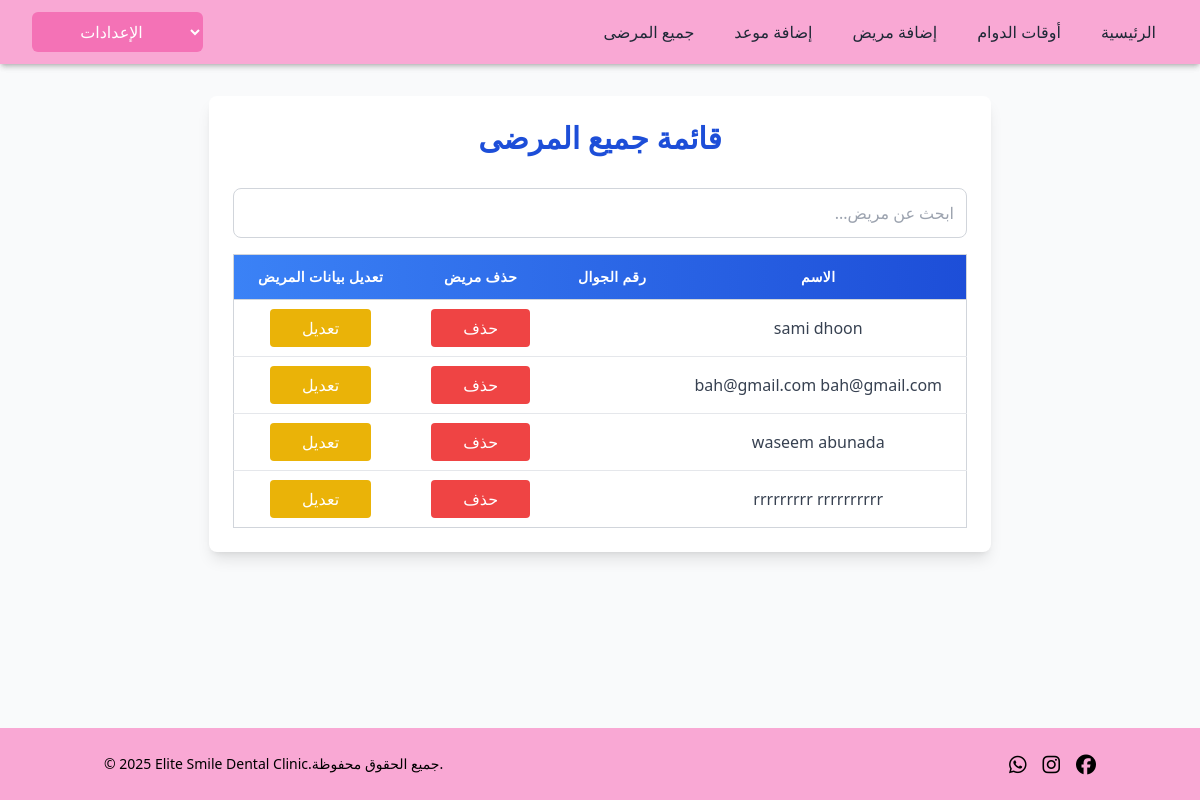
Before: /doctor/all_patients with the older database file.
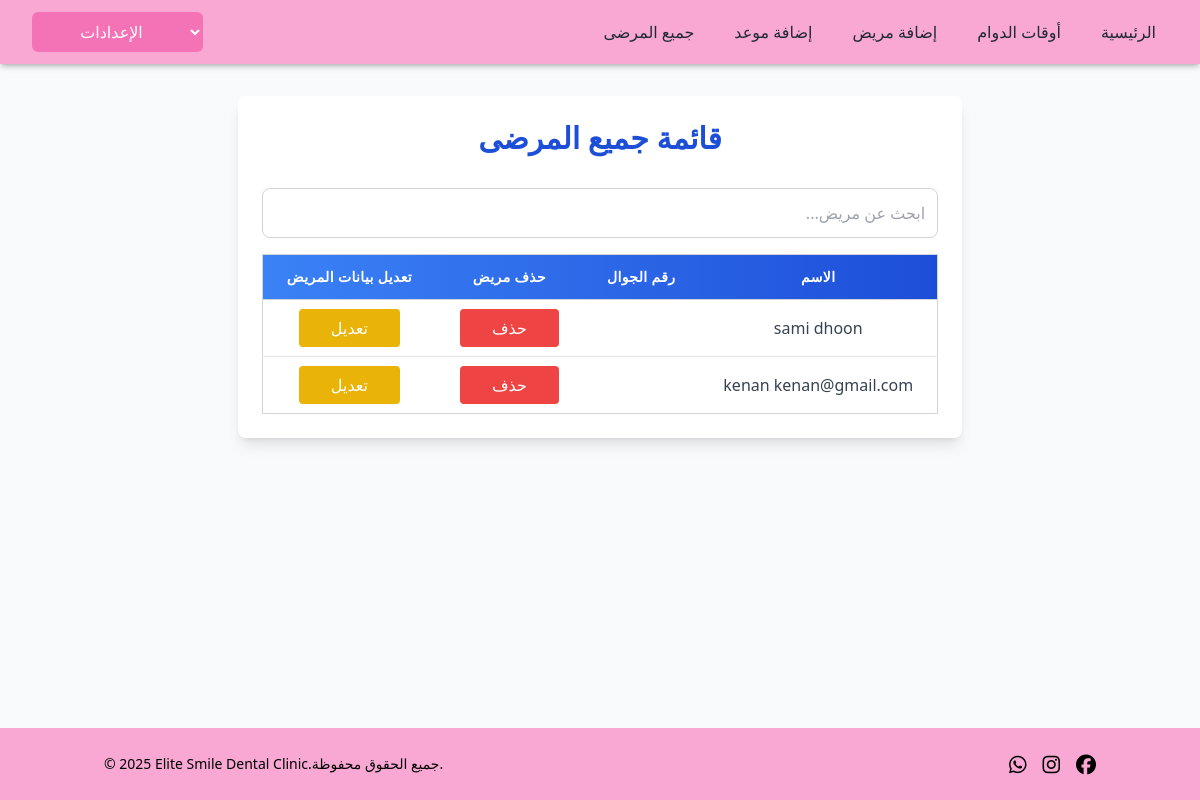
After: the same page with the newer database file.
### clinic_app/models.py (models this page shows, shortened)
class User(models.Model):
    first_name = models.CharField(max_length=255)
    last_name = models.CharField(max_length=255)
    email = models.CharField(max_length=255)
    password = models.CharField(max_length=255)
    role = models.CharField(max_length=255, default='patient')
    doctor = models.ForeignKey('self', null=True, blank=True, on_delete=models.SET_NULL, related_name='patients')
    birth_date = models.DateField(blank=True, null=True)
    gender = models.CharField(max_length=10, blank=True)  # No need for null=True in CharField
    social_status = models.CharField(max_length=20, blank=True)
    id_number = models.CharField(max_length=20, blank=True)
    phone = models.CharField(max_length=20, blank=True)
    chronic_disease = models.BooleanField(default=False)
    takes_medications = models.BooleanField(default=False)
    drug_allergy = models.BooleanField(default=False)
    allergy_details = models.TextField(blank=True)
    dialysis =models.BooleanField(default=False)
    treatment_plan = models.TextField(blank=True)
    created_at = models.DateTimeField(auto_now_add=True)
    updated_at = models.DateTimeField(auto_now=True)
    objects = UserManager()

### doctor_app/views.py (the view)
# urls.py: path('all_patients', views.all_patients, name='all_patients_display'),
def all_patients(request):
    context = {
            'patients': User.objects.filter(role='patient')
        }
    return render(request, 'doctor/all_patients_display.html', context)

### doctor_app/templates/doctor/all_patients_display.html (shortened to what this page needs)
<!DOCTYPE html>
<html lang="en">
<head>
    <script src="https://cdn.tailwindcss.com"></script>
</head>
<body class="flex flex-col min-h-screen bg-gray-50 font-sans">
    <div dir="ltr" class="shadow-md bg-white">
        {% include 'doctor/navbardoctor.html' %}
    </div>
    <main class="flex-grow max-w-6xl mx-auto px-4 py-8" dir="rtl">
        <div class="bg-white shadow-lg rounded-lg p-6">
            <h1 class="text-3xl font-bold text-center text-blue-700 mb-8">قائمة جميع المرضى</h1>
            <div class="mb-4">
                <input type="text" id="searchInput" onkeyup="filterTable()" placeholder="ابحث عن مريض..." class="w-full p-3 border border-gray-300 rounded-lg">
            </div>
            <div class="overflow-x-auto">
                <table class="min-w-full border border-gray-300 rounded-lg text-center shadow-sm">
                    <thead class="bg-gradient-to-r from-blue-500 to-blue-700 text-white">
                        <tr>
                            <th class="py-3 px-6 border-b border-gray-300 text-sm font-semibold tracking-wide">الاسم </th>
                            <th class="py-3 px-6 border-b border-gray-300 text-sm font-semibold tracking-wide">رقم الجوال </th>
                            <th class="py-3 px-6 border-b border-gray-300 text-sm font-semibold tracking-wide">  حذف مريض</th>
                            <th class="py-3 px-6 border-b border-gray-300 text-sm font-semibold tracking-wide">  تعديل بيانات المريض</th>
                        </tr>
                    </thead>
                    <tbody class="bg-white divide-y divide-gray-200 text-gray-700">
                        {% for patient in patients %}
                        <tr class="hover:bg-blue-50 transition duration-200 ease-in-out">
                            <td class="py-4 px-6"><a href="patient_details_display/{{patient.id}}">{{ patient.first_name }} {{ patient.last_name }}</a></td>
                            <td class="py-4 px-6">{{ patient.phone }}</td>
                            <td class="py-4 px-6"><a href="delete_patient/{{patient.id}}"
                                class="bg-red-500 hover:bg-red-800 text-white py-2 px-8 rounded"><button>حذف</button></a></td>
                            <td class="py-4 px-6"><a href="edit_patient_display/{{patient.id}}"
                                class="bg-yellow-500 hover:bg-yellow-600 text-white py-2 px-8 rounded"><button>تعديل</button></a></td>
                        </tr>
                        {% endfor %}
                    </tbody>
                </table>
            </div>
        </div>
    </main>
    <footer class=" text-center ">
        {% include 'clinic/footer.html' %}
    </footer>
</body>
</html>

Changed rows visible on the page:
removed User: first_name "bah@gmail.com", last_name "bah@gmail.com"
removed User: first_name "waseem", last_name "abunada"
removed User: first_name "rrrrrrrrr", last_name "rrrrrrrrrr"
added User: first_name "kenan", last_name "kenan@gmail.com"
